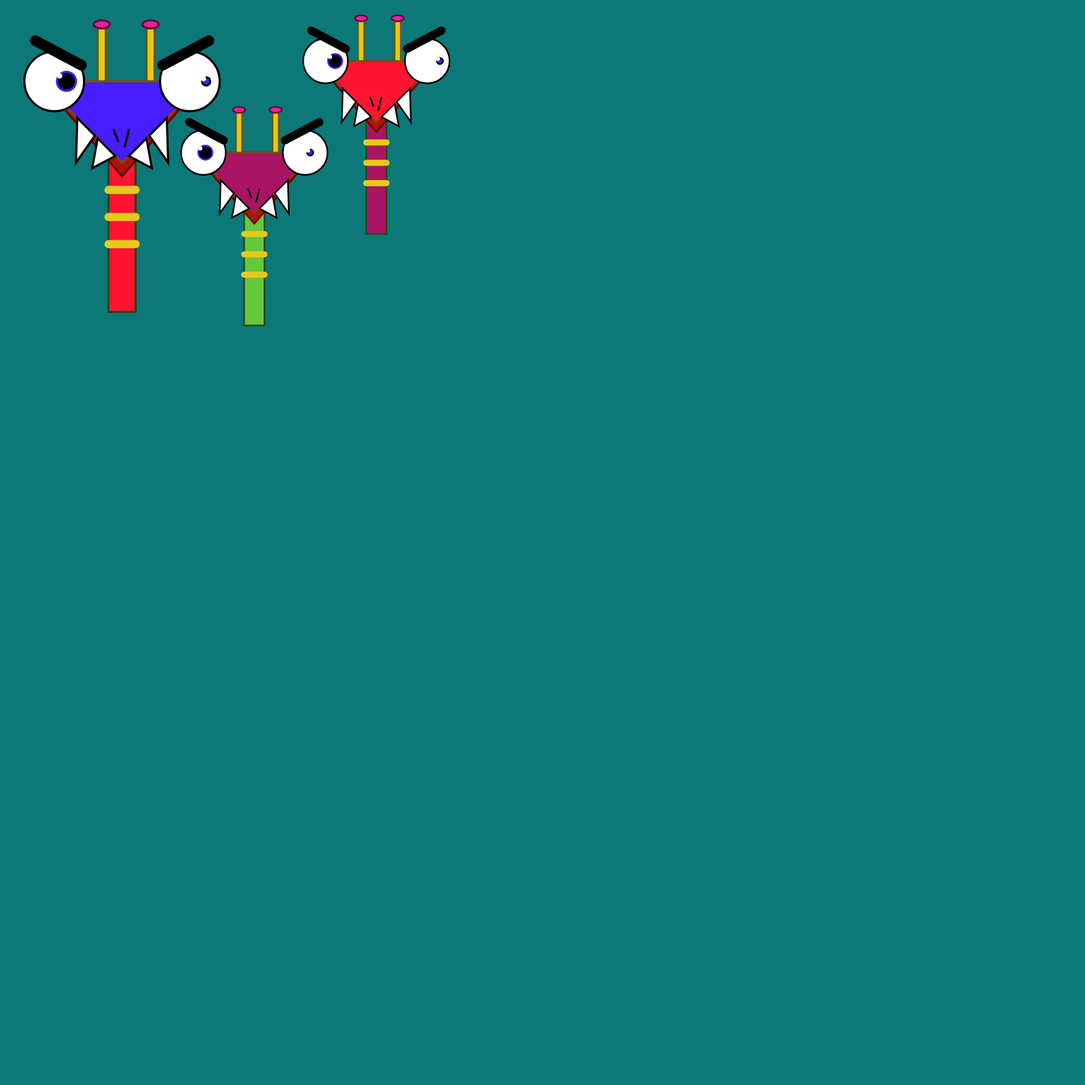
Frame 1 (no input)
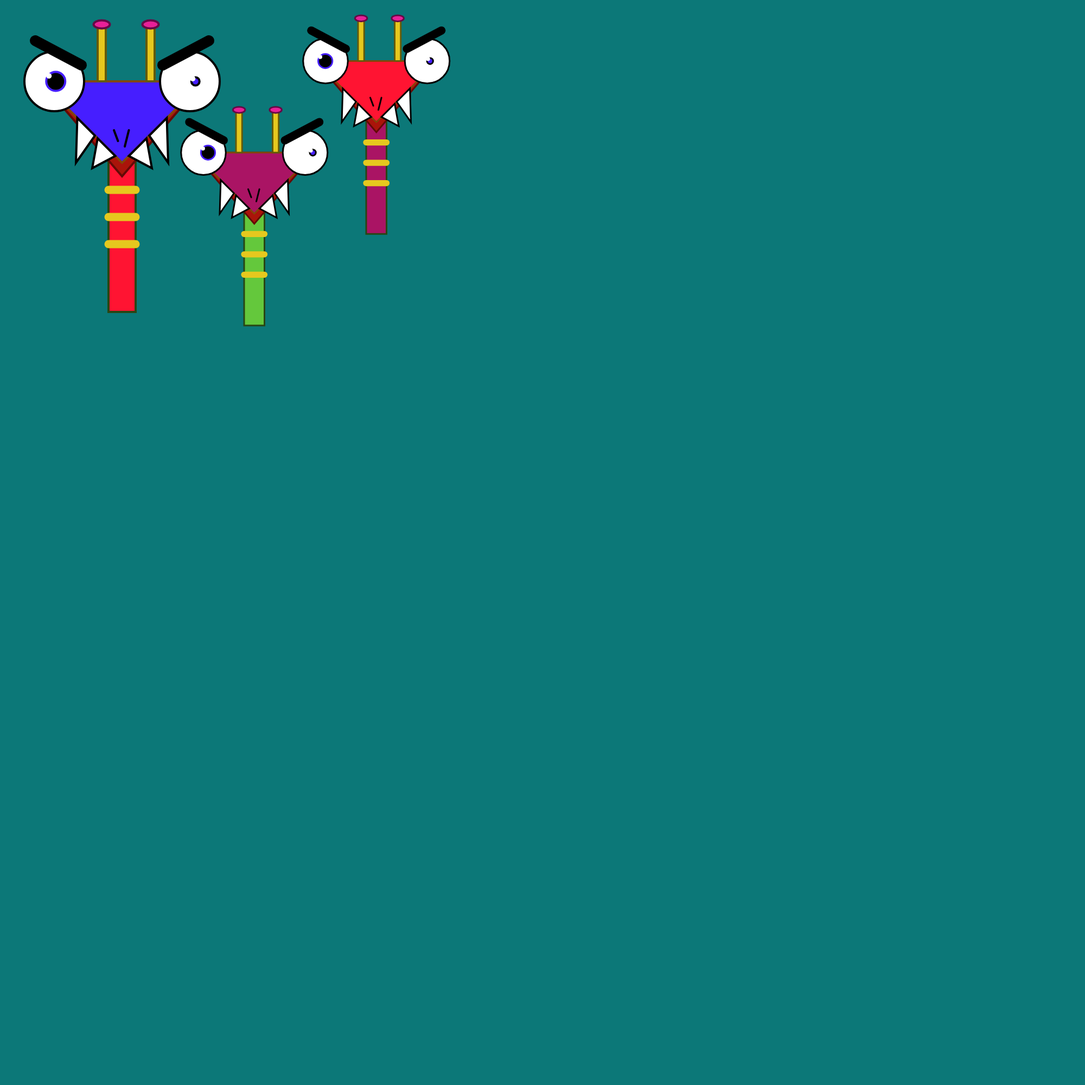
Frame 60 (no input)
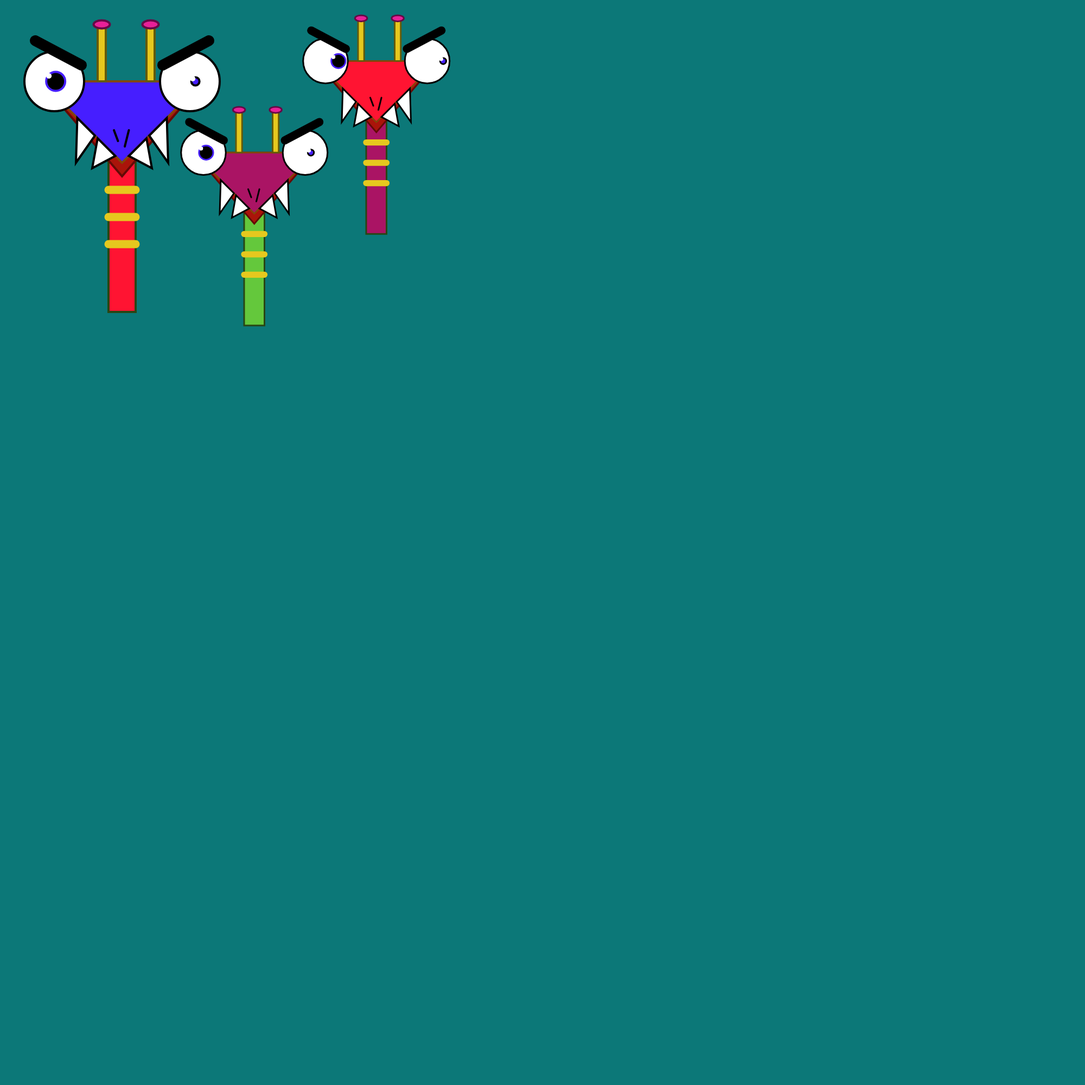
Frame 120 (the mouse pressed at the canvas centre since frame 60)

The p5.js sketch that drew these frames (run headless with seeded random() and noise() and a simulated clock; from frame 60 on, the mouse is pressed at the canvas centre):

// p5.js sketch
// ── sketch.js
function setup() {
  createCanvas(2000, 2000);

  //colors are established globally
  bluish = color(70, 30, 255);
  white = color(255, 20, 50);
  orange = color(170, 20, 100);
  greenish = color(100, 200, 60);
  purple = color(120, 10, 160);
}

function draw() {
  //each monster is called with a different color
  background(12, 120, 120);
  var x = 265;
  var y = 300;
  scale(.5, .5); //each additional scale makes the next monster smaller or larger
  monster(bluish, white, greenish);
  scale(.75, .75);
  translate(800, 450); //translate funtion pushes the next monster over and up
  monster(orange, greenish, bluish);
  translate(600, -450);
  monster(white, orange, bluish);

}

function monster(color1, color2, color3, color4) {

  strokeWeight(8);

  //neck
  stroke(40, 70, 20);
  fill(color2);
  rect(400, 450, 100, 700);
  strokeWeight(30);
  stroke(230, 200, 30);
  line(400, 700, 500, 700);
  line(400, 800, 500, 800);
  line(400, 900, 500, 900);

  //head
  strokeWeight(8);
  stroke(100, 10, 6);
  fill(170, 20, 10);
  triangle(150, 300, 750, 300, 450, 650);

  stroke(130, 70, 10);
  fill(color1);
  triangle(150, 300, 750, 300, 450, 600);

  //nose
  stroke(0);
  line(420, 480, 435, 520);
  line(475, 480, 460, 540);

  //eyes
  stroke(0);
  fill(255);
  ellipse(200, 300, 220, 220);
  ellipse(700, 300, 220, 220);

  //eyebrows
  strokeWeight(40);
  line(300, 240, 130, 150);
  line(600, 240, 770, 150);

  //teeth
  strokeWeight(8);
  fill(255);
  //first
  triangle(425, 575, 360, 510, 340, 620);
  triangle(475, 575, 540, 510, 560, 620);
  //second
  triangle(350, 500, 285, 435, 280, 600);
  triangle(550, 500, 615, 435, 620, 600);

  //antennaes 
  stroke(100, 90, 10);
  strokeWeight(8);
  fill(230, 200, 30);
  rect(540, 90, 30, 210);
  rect(360, 90, 30, 210);

  stroke(100, 10, 70);
  fill(232, 32, 152);
  ellipse(555, 90, 60, 30);
  ellipse(375, 90, 60, 30);
  
  //monsters have twitching eyeballs based on random numbers
  monsterPupils(random(380, 450));


}

function monsterPupils(lat) {
  //pupils
  stroke(70, 30, 255);
  fill(0);
  //placement of eyeballs depends on random number generated
  ellipse(lat - 185, 300, 70, 70);
  fill(70, 30, 255);
  stroke(0);
  ellipse(lat + 330, 300, 30, 30);

  //eye light
  noStroke();
  fill(255);
  ellipse(lat - 210, 280, 20, 20);
  ellipse(lat + 320, 290, 20, 20);

}
